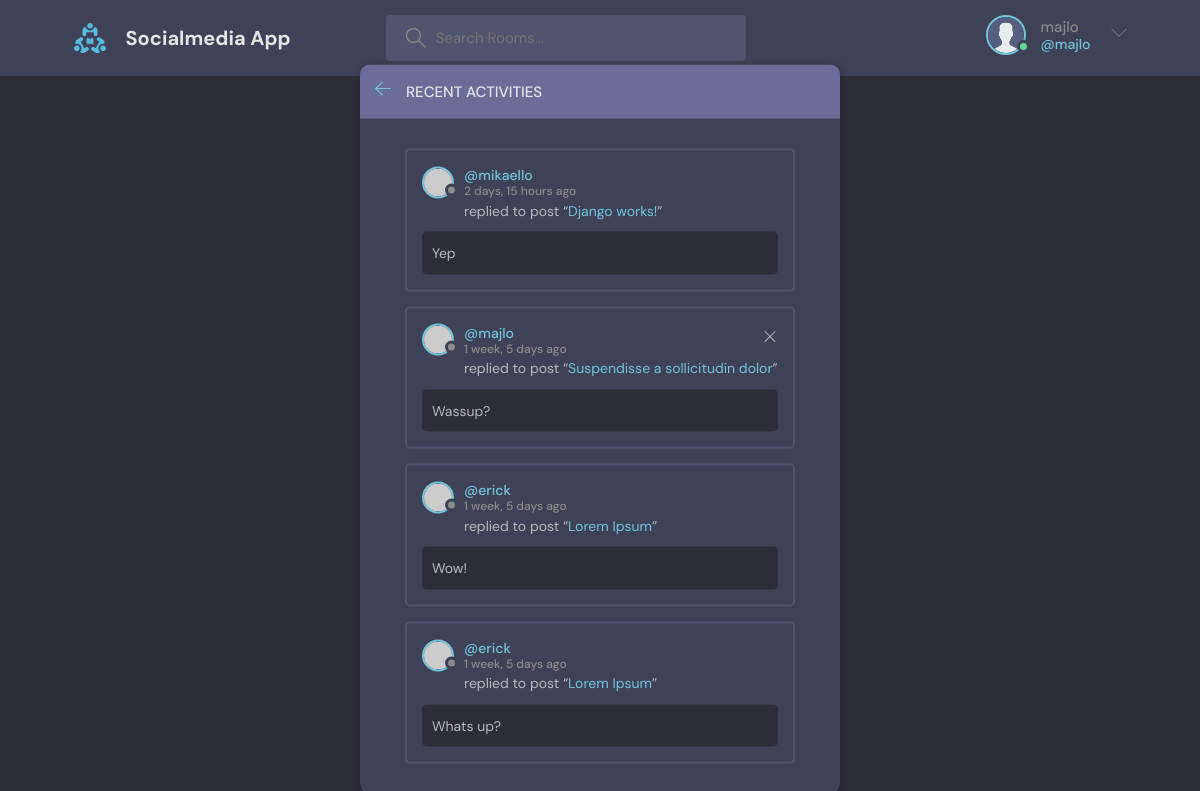
Screenshot of /activity/ (signed in) with the database file from the repository.
### base/models.py (models this page shows, shortened)
class Message(models.Model):
    user = models.ForeignKey(User, on_delete=models.CASCADE)
    room = models.ForeignKey(Room, null=True, on_delete=models.CASCADE)
    body = models.TextField()
    updated = models.DateTimeField(auto_now=True)
    created = models.DateTimeField(auto_now_add=True)
    class Meta:
        ordering = ['-updated', '-created']

class Room(models.Model):
    host = models.ForeignKey(User, null=True, on_delete=models.SET_NULL)
    topic = models.ForeignKey(Topic, null=True, on_delete=models.SET_NULL)
    name = models.CharField(max_length=200)
    description = models.TextField(null=True, blank=True)
    participants = models.ManyToManyField(User, related_name="participants", blank=True)
    updated = models.DateTimeField(auto_now=True)
    created = models.DateTimeField(auto_now_add=True)
    class Meta:
        ordering = ['-updated', '-created']
    def __str__(self):
        return self.name

### base/views.py (the view)
# urls.py: path('activity/', views.activityPage, name="activity"),
def activityPage(request):
    room_messages = Message.objects.all()
    return render(request, 'base/activity.html', {'room_messages': room_messages})

### base/templates/base/activity.html
{% extends 'main.html' %}
{% block content %}
    <main class="layout">
      <div class="container">
        <div class="layout__box">
          <div class="layout__boxHeader">
            <div class="layout__boxTitle">
              <a href="{% url 'home' %}">
                <svg version="1.1" xmlns="http://www.w3.org/2000/svg" width="32" height="32" viewBox="0 0 32 32">
                  <title>arrow-left</title>
                  <path
                    d="M13.723 2.286l-13.723 13.714 13.719 13.714 1.616-1.611-10.96-10.96h27.625v-2.286h-27.625l10.965-10.965-1.616-1.607z"
                  ></path>
                </svg>
              </a>
              <h3>Recent Activities</h3>
            </div>
          </div>
          <div class="activities-page layout__body">
            {% for message in room_messages %}
              <div class="activities__box">
                <div class="activities__boxHeader roomListRoom__header">
                  <a href="{% url 'user-profile' message.user.id %}" class="roomListRoom__author">
                    <div class="avatar avatar--small">
                      <img src="https://randomuser.me/api/portraits/women/11.jpg" />
                    </div>
                    <p>
                      @{{message.user.username}}
                      <span>{{ message.created|timesince}} ago</span>
                    </p>
                  </a>
                  {% if request.user == message.user %}
                    <div class="roomListRoom__actions">
                      <a href="#">
                        <svg version="1.1" xmlns="http://www.w3.org/2000/svg" width="32" height="32" viewBox="0 0 32 32">
                          <title>remove</title>
                          <path
                            d="M27.314 6.019l-1.333-1.333-9.98 9.981-9.981-9.981-1.333 1.333 9.981 9.981-9.981 9.98 1.333 1.333 9.981-9.98 9.98 9.98 1.333-1.333-9.98-9.98 9.98-9.981z"
                          ></path>
                        </svg>
                      </a>
                    </div>
                  {% endif %}
                </div>
                <div class="activities__boxContent">
                  <p>replied to post “<a href="{% url 'room' message.room.id %}">{{ message.room }}</a>”</p>
                  <div class="activities__boxRoomContent">
                    {{ message.body }}
                  </div>
                </div>
              </div>
            {% endfor %}
          </div>
        </div>
      </div>
    </main>
{% endblock %}

### templates/navbar.html (shortened to what this page needs)
{% load static %}
<header class="header header--loggedIn">
    <div class="container">
      <a href="{% url 'home' %}" class="header__logo">
        <img src="{% static 'images/logo.svg' %}" />
        <h1>Socialmedia App</h1>
      </a>
      <form class="header__search" method="get" action="{% url 'home' %}">
        <label>
          <input type="text" name="q" placeholder="Search Rooms..." />
        </label>
      </form>
      <nav class="header__menu">
        {% if request.user.is_authenticated %}
            <div class="header__user">
                 <a href="{% url 'user-profile' request.user.id %}">
                    <div class="avatar avatar--medium active">
                    <img src="{% static 'images/avatar.svg' %}" />
                    </div>
                    <p>{{request.user.username}} <span>@{{request.user.username}}</span></p>
                </a>
                <button class="dropdown-button">
                    <svg version="1.1" xmlns="http://www.w3.org/2000/svg" width="32" height="32" viewBox="0 0 32 32">
                    <title>chevron-down</title>
                    <path d="M16 21l-13-13h-3l16 16 16-16h-3l-13 13z"></path>
                    </svg>
                </button>
            </div>
        {% else %}
            <a href="{% url 'login' %}">
                <img src="{% static 'images/avatar.svg' %}" />
                <p>Login</p>
            </a>
        {% endif %}
      </nav>
    </div>
</header>

### rows the page displays
Message: user.username "mikaello", created "2 days, 15 hours", room "Django works!", body "Yep"
Message: user.username "majlo", created "1 week, 5 days", room "Suspendisse a sollicitudin dolor", body "Wassup?"
Message: user.username "erick", created "1 week, 5 days", room "Lorem Ipsum", body "Wow!"
Message: user.username "erick", created "1 week, 5 days", room "Lorem Ipsum", body "Whats up?"

### other values shown
{{ request.user.username }} "majlo"
